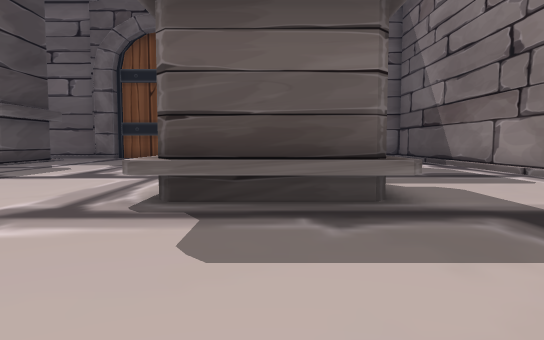
[1] (above)

20 first-person views from a walk through a scene from a Unity 3-D project. The camera is 1.5 m above the floor, tilts 4° down and sees 70° across. The floor is counted in squares, 2 m on a side. Each view is taken from the middle of a square. On the plan, view 1 faces up. The plan holds only what a view shows up to about 12 squares ahead; the rest is blank. The place goes on beyond the plan. The player character is not drawn. Some animated figures are left out.

[2]
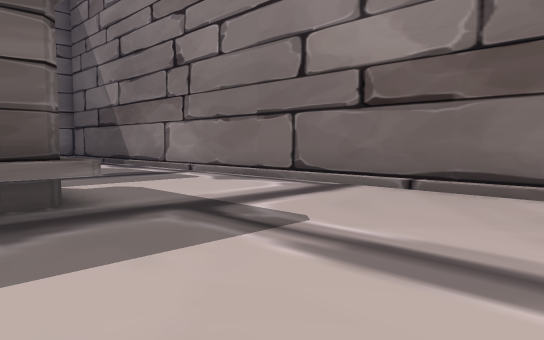

[3]
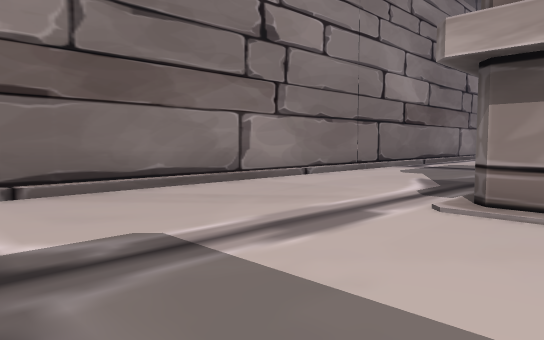

[4]
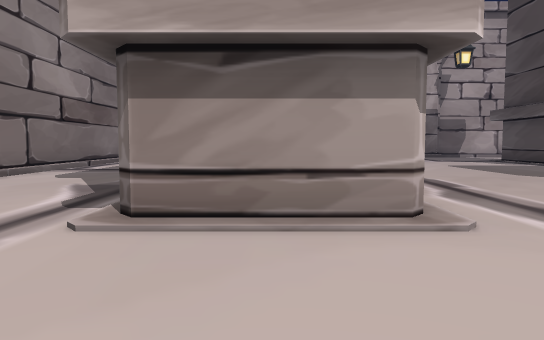

[5]
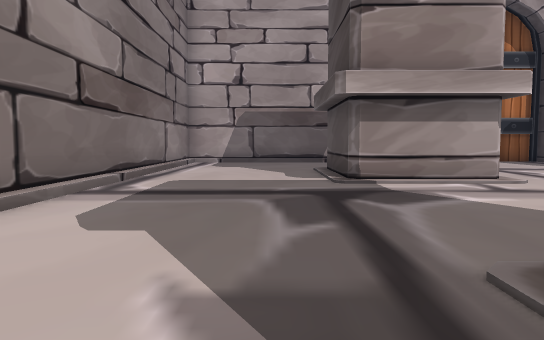

[6]
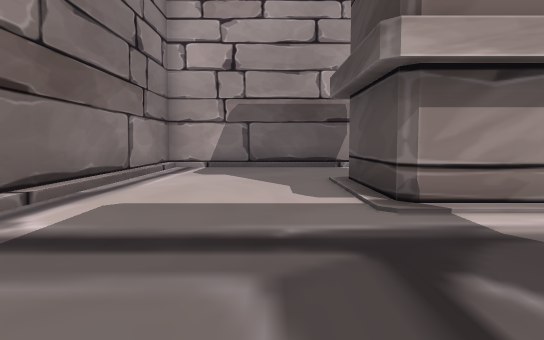

[7]
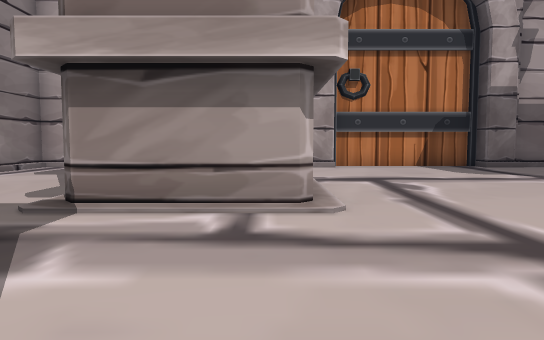

[8]
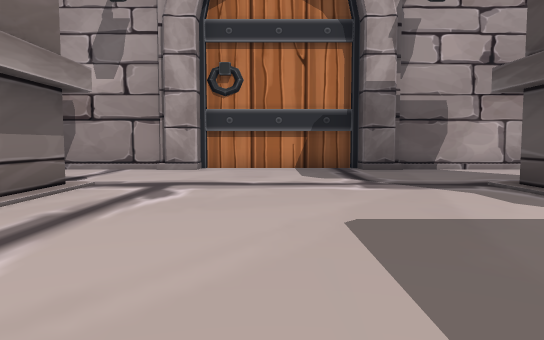

[9]
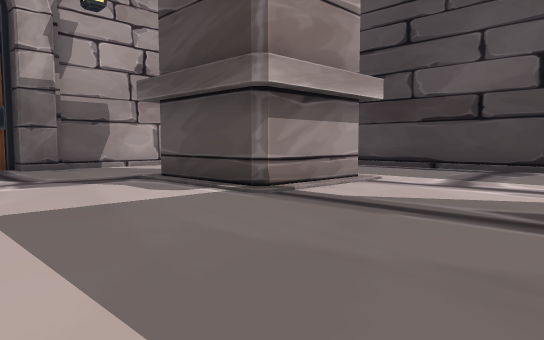

[10]
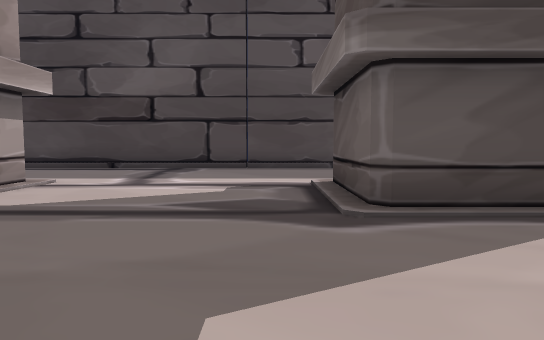

[11]
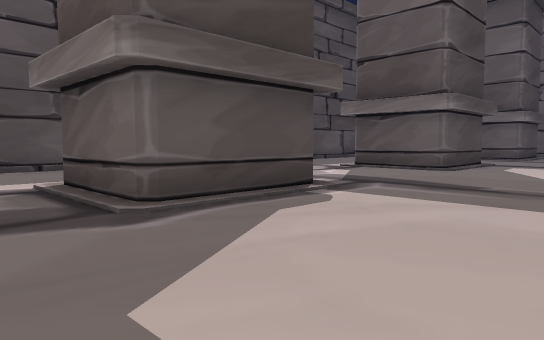

[12]
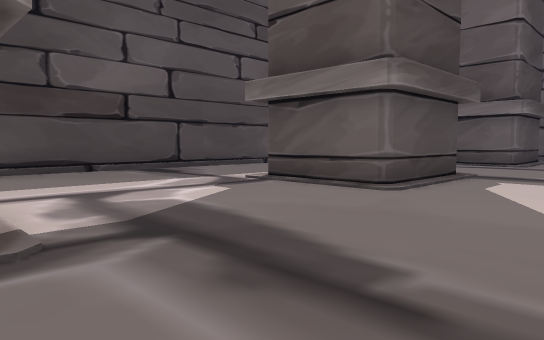

[13]
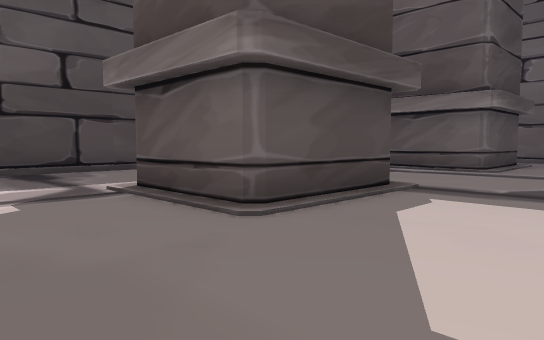

[14]
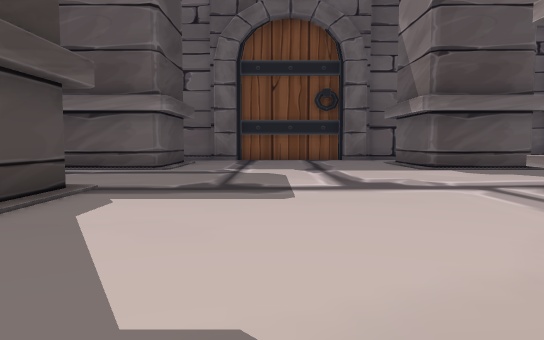

[15]
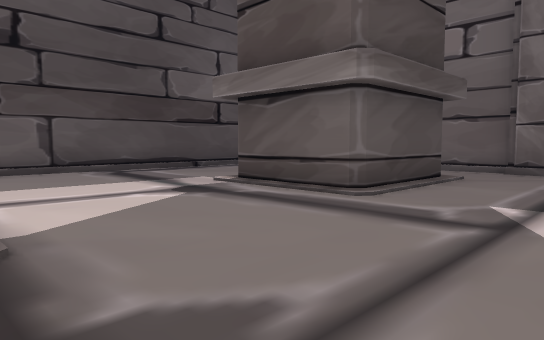

[16]
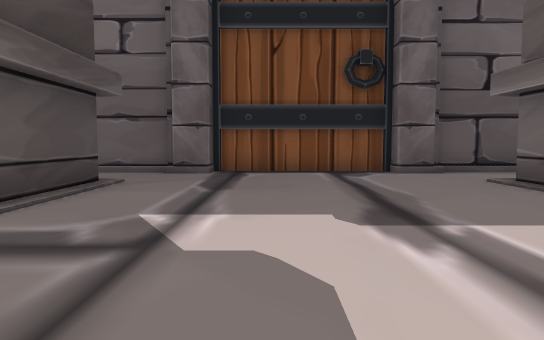

[17]
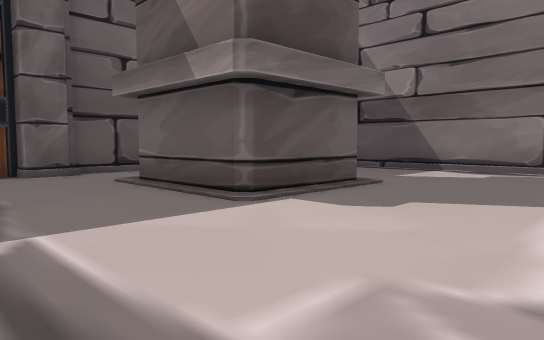

[18]
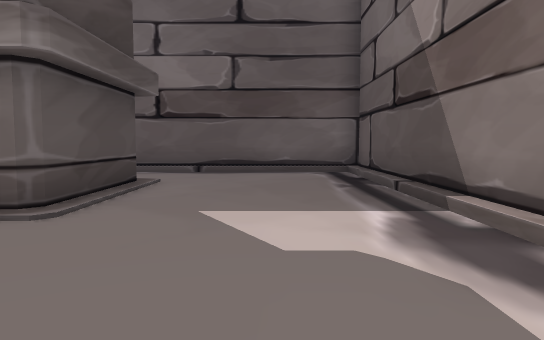

[19]
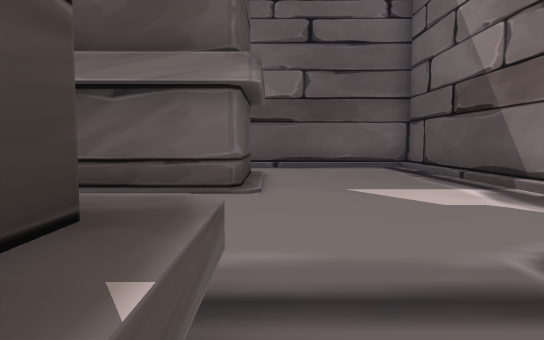

[20]
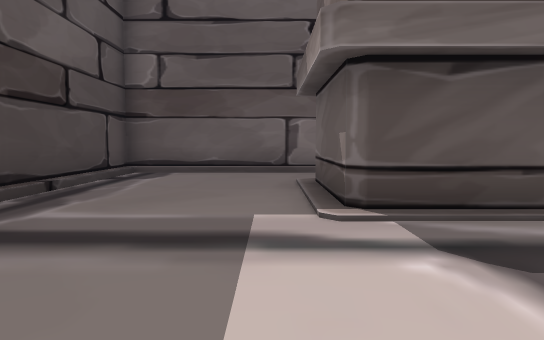

### Floor plan
Key: @ floor where view 1 was taken; # wall or solid block; . main floor; : floor 0.25 m higher than the main floor; / step, stairs or slope.
Columns run from 17 left of view 1 to 7 right of it. Each row starts with its distance up from view 1.
 20          ################
 19 ##########....##///////:#
 18 #..... ................/#
 17 #.....  ......... ...../#
 16 #....###........###..../#
 15 #....###........###..../#
 14 #....###........###..../#
 13 #....###........###..../#
 12 #....................../#
 11 #....................../#
 10 #....................../#
  9    .............. ...../#
  8        #........###..../#
  7 #...   #........   ..../#
  6 #....  #........   ..../#
  5 #....###........###..../#
  4 #....................../#
  3 #............  ......../#
  2 #...........   ......../#
  1 #...........   ......../#
  0    .........   ..@...../#
 -1        #....  ..###..../#
 -2 #      #.... ...   ..../#
 -3 #...   #........   ..../#
 -4 #....###.......    ..../#
 -5 #.............. . ...../#
 -6 #....................../#
 -7 #....................../#
 -8 #....................../#
 -9 #....................../#
-10 #....###........###..../#
-11 #...   #........###..../#
-12 #.     #........###..../#
-13 #       .........  ..../#
-14        .......... ...../#
-15       ................./#
-16       ................./#
-17      ////#....##///////:#
-18      ##############

Where each view was taken, in squares from view 1:
view 1: 0 up, 0 right, facing up
view 2: 0 up, 0 right, facing up-right
view 3: 4 up, 0 right, facing down-right
view 4: 3 up, 0 right, facing down
view 5: 2 down, 3 right, facing down
view 6: 5 down, 3 right, facing down
view 7: 5 down, 1 left, facing down
view 8: 6 down, 5 left, facing down
view 9: 5 down, 5 left, facing down-left
view 10: 5 down, 5 left, facing left
view 11: 6 down, 5 left, facing up-left
view 12: 1 down, 6 left, facing up-left
view 13: 2 up, 6 left, facing up-left
view 14: 2 up, 6 left, facing up
view 15: 8 up, 6 left, facing up-left
view 16: 9 up, 6 left, facing up
view 17: 9 up, 5 left, facing up-right
view 18: 9 up, 4 right, facing up
view 19: 7 up, 2 right, facing up
view 20: 9 up, 13 left, facing up
